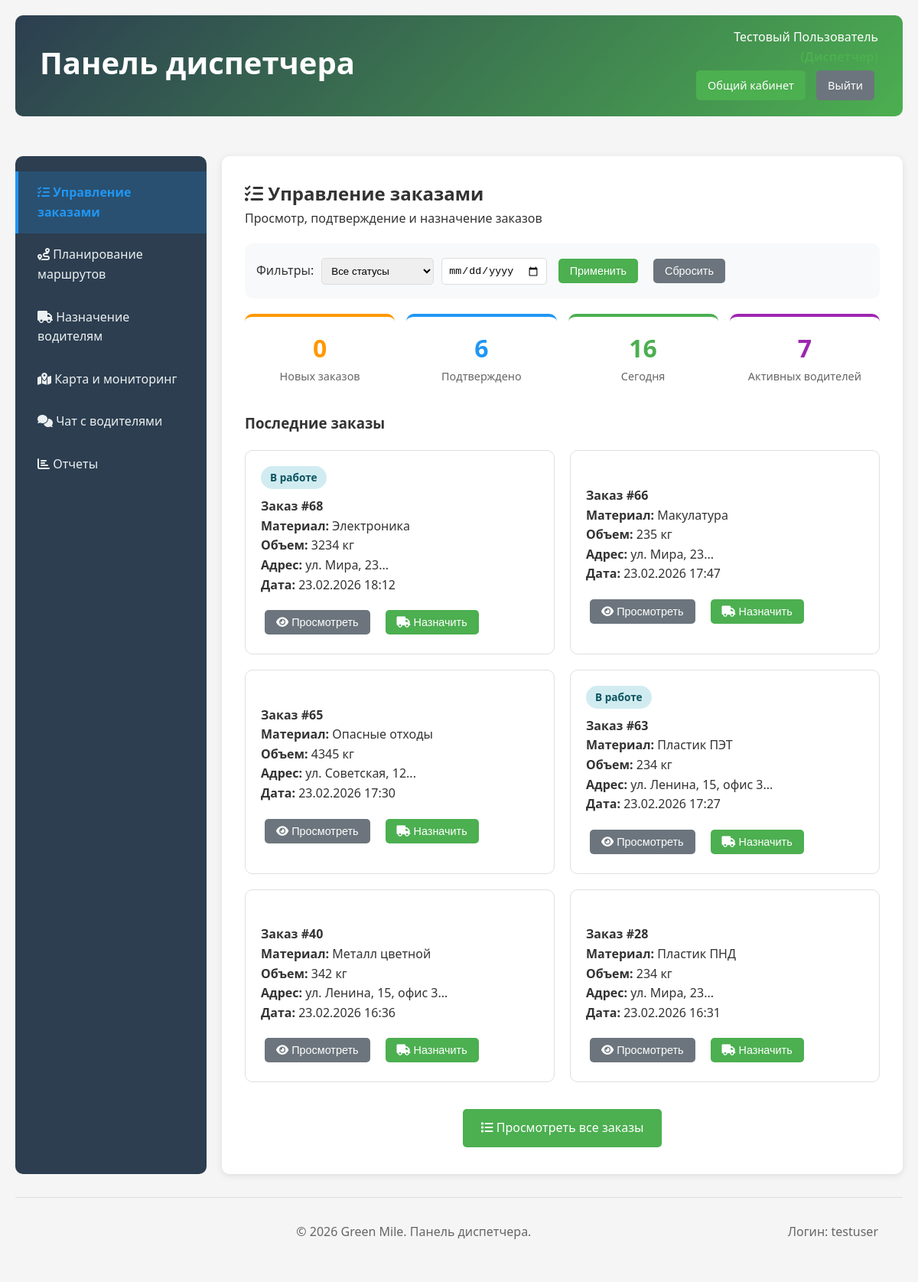
The page /124/dispatcher.php (signed in) on the database its author committed.
### tables this page shows
CREATE TABLE `users` (
  `id_user` int(11) NOT NULL,
  `Login` varchar(255) DEFAULT NULL,
  `Password` varchar(255) NOT NULL,
  `First_Name` varchar(255) DEFAULT NULL,
  `Last_Name` varchar(255) DEFAULT NULL,
  `role` int(11) NOT NULL,
  `driver_status` enum('free','busy','offline') DEFAULT 'free'
);

CREATE TABLE `orders` (
  `id_order` int(11) NOT NULL,
  `id_client` int(11) DEFAULT NULL,
  `route_id` int(11) DEFAULT NULL,
  `status` int(11) DEFAULT NULL,
  `data_Time` datetime DEFAULT NULL,
  `volume` varchar(255) DEFAULT NULL,
  `addres` varchar(255) DEFAULT NULL,
  `comments` text DEFAULT NULL,
  `id_materials` int(11) DEFAULT NULL
);

CREATE TABLE `materials` (
  `id_material` int(11) NOT NULL,
  `Name_Mat` varchar(255) DEFAULT NULL,
  `comments` text DEFAULT NULL,
  `rate` varchar(255) DEFAULT NULL
);

### 124/dispatcher.php (the view, shortened to what this page needs)
<?php
include_once 'api/config.php';
$user_id = $_SESSION['user_id'];
$user_query = $conn->query("SELECT * FROM users WHERE id_user = $user_id");
$user = $user_query->fetch_assoc();
?>
<!DOCTYPE html>
<html lang="ru">
<head>
    <link rel="stylesheet" href="style.css">
    <link rel="stylesheet" href="https://cdnjs.cloudflare.com/ajax/libs/font-awesome/6.0.0/css/all.min.css">
</head>
<body>
    <div class="container">
        <header class="dashboard-header">
            <h1>Панель диспетчера</h1>
            <div class="user-info">
                <span><?php echo $user['First_Name'] . ' ' . $user['Last_Name']; ?></span>
                <span class="role">(Диспетчер)</span>
                <a href="dashboard.php" class="btn btn-small">Общий кабинет</a>
                <a href="api/logout.php" class="btn btn-small btn-secondary">Выйти</a>
            </div>
        </header>
        <div class="dispatcher-container">
            <nav class="dispatcher-sidebar">
                <div class="dispatcher-nav">
                    <ul>
                        <li>
                            <a href="#" class="active">
                                <i class="fas fa-tasks"></i> Управление заказами
                            </a>
                        </li>
                        <li>
                            <a href="#">
                                <i class="fas fa-route"></i> Планирование маршрутов
                            </a>
                        </li>
                        <li>
                            <a href="#">
                                <i class="fas fa-truck"></i> Назначение водителям
                            </a>
                        </li>
                        <li>
                            <a href="#">
                                <i class="fas fa-map-marked-alt"></i> Карта и мониторинг
                            </a>
                        </li>
                        <li>
                            <a href="#">
                                <i class="fas fa-comments"></i> Чат с водителями
                            </a>
                        </li>
                        <li>
                            <a href="#">
                                <i class="fas fa-chart-bar"></i> Отчеты
                            </a>
                        </li>
                    </ul>
                </div>
            </nav>
            <main class="dispatcher-content">
                <h2><i class="fas fa-tasks"></i> Управление заказами</h2>
                <p>Просмотр, подтверждение и назначение заказов</p>
                <div style="background: #f8f9fa; padding: 15px; border-radius: 10px; margin: 20px 0;">
                    <div style="display: flex; flex-wrap: wrap; gap: 10px; align-items: center;">
                        <span>Фильтры:</span>
                        <select style="padding: 8px; border: 1px solid #ddd; border-radius: 5px;">
                            <option>Все статусы</option>
                        </select>
                        <input type="date" style="padding: 8px; border: 1px solid #ddd; border-radius: 5px;">
                        <button class="btn btn-small">Применить</button>
                        <button class="btn btn-small btn-secondary">Сбросить</button>
                    </div>
                </div>
                <div style="display: grid; grid-template-columns: repeat(auto-fit, minmax(150px, 1fr)); gap: 15px; margin: 20px 0;">
                    <?php
                    $new_orders = $conn->query("SELECT COUNT(*) as total FROM orders WHERE status = 1")->fetch_assoc()['total'];
                    $confirmed_orders = $conn->query("SELECT COUNT(*) as total FROM orders WHERE status = 2")->fetch_assoc()['total'];
                    $today_orders = $conn->query("SELECT COUNT(*) as total FROM orders WHERE DATE(data_Time) = CURDATE()")->fetch_assoc()['total'];
                    $active_drivers = $conn->query("SELECT COUNT(DISTINCT id_user) as total FROM transport WHERE id_user IS NOT NULL")->fetch_assoc()['total'];
                    ?>
                    <div style="background: white; padding: 15px; border-radius: 10px; text-align: center; border-top: 4px solid #FF9800;">
                        <div style="font-size: 2rem; font-weight: bold; color: #FF9800;"><?php echo $new_orders; ?></div>
                        <div style="color: #666; font-size: 0.9rem;">Новых заказов</div>
                    </div>
                    <div style="background: white; padding: 15px; border-radius: 10px; text-align: center; border-top: 4px solid #2196F3;">
                        <div style="font-size: 2rem; font-weight: bold; color: #2196F3;"><?php echo $confirmed_orders; ?></div>
                        <div style="color: #666; font-size: 0.9rem;">Подтверждено</div>
                    </div>
                    <div style="background: white; padding: 15px; border-radius: 10px; text-align: center; border-top: 4px solid #4CAF50;">
                        <div style="font-size: 2rem; font-weight: bold; color: #4CAF50;"><?php echo $today_orders; ?></div>
                        <div style="color: #666; font-size: 0.9rem;">Сегодня</div>
                    </div>
                    <div style="background: white; padding: 15px; border-radius: 10px; text-align: center; border-top: 4px solid #9C27B0;">
                        <div style="font-size: 2rem; font-weight: bold; color: #9C27B0;"><?php echo $active_drivers; ?></div>
                        <div style="color: #666; font-size: 0.9rem;">Активных водителей</div>
                    </div>
                </div>
                <h3>Последние заказы</h3>
                <div class="orders-grid">
                    <?php
                    $orders = $conn->query("SELECT o.*, m.Name_Mat as material_name
                                            FROM orders o
                                            LEFT JOIN materials m ON o.id_materials = m.id_material
                                            ORDER BY o.data_Time DESC
                                            LIMIT 6");
                    while($order = $orders->fetch_assoc()):
                        $status_class = '';
                        $status_text = '';
                        switch($order['status']) {
                            case 2:
                                $status_class = 'status-in-progress';
                                $status_text = 'В работе';
                                break;
                        }
                    ?>
                    <div class="order-card">
                        <div class="order-status <?php echo $status_class; ?>">
                            <?php echo $status_text; ?>
                        </div>
                        <h4>Заказ #<?php echo $order['id_order']; ?></h4>
                        <p><strong>Материал:</strong> <?php echo $order['material_name']; ?></p>
                        <p><strong>Объем:</strong> <?php echo $order['volume']; ?> кг</p>
                        <p><strong>Адрес:</strong> <?php echo substr($order['addres'], 0, 40) . '...'; ?></p>
                        <p><strong>Дата:</strong> <?php echo date('d.m.Y H:i', strtotime($order['data_Time'])); ?></p>
                        <div class="order-actions">
                            <button class="btn btn-small btn-secondary">
                                <i class="fas fa-eye"></i> Просмотреть
                            </button>
                            <button class="btn btn-small">
                                <i class="fas fa-truck"></i> Назначить
                            </button>
                        </div>
                    </div>
                    <?php endwhile; ?>
                </div>
                <div style="text-align: center; margin-top: 30px;">
                    <a href="orders.php?role=dispatcher" class="btn">
                        <i class="fas fa-list"></i> Просмотреть все заказы
                    </a>
                </div>
            </main>
        </div>
        <footer style="margin-top: 30px;">
            <p>&copy; 2026 Green Mile. Панель диспетчера.
               <span style="color: #666; float: right;">
                   Логин: <?php echo $_SESSION['login']; ?>
               </span>
            </p>
        </footer>
    </div>
</body>
</html>

### 124/style.css (style rules this page uses)
* { margin: 0; padding: 0; box-sizing: border-box; }
body { font-family: 'Segoe UI', Tahoma, Geneva, Verdana, sans-serif; line-height: 1.6; color: #333; background-color: #f5f5f5; }
.container { max-width: 1200px; margin: 0 auto; padding: 20px; min-height: 100vh; display: flex; flex-direction: column; }
header { background: linear-gradient(135deg, #2c3e50, #4CAF50); color: white; padding: 2rem; border-radius: 10px; margin-bottom: 2rem; text-align: center; }
header h1 { font-size: 2.5rem; margin-bottom: 0.5rem; }
.btn { display: inline-block; background: #4CAF50; color: white; padding: 12px 24px; text-decoration: none; border-radius: 5px; border: none; cursor: pointer; font-size: 1rem; transition: background 0.3s; margin: 5px; }
.btn-secondary { background: #6c757d; }
.btn-small { padding: 8px 16px; font-size: 0.9rem; }
.dashboard-header { display: flex; justify-content: space-between; align-items: center; padding: 1rem 2rem; }
.user-info { text-align: right; }
.user-info .role { display: block; color: #4CAF50; font-weight: bold; }
footer { margin-top: auto; padding: 2rem; text-align: center; color: #666; border-top: 1px solid #ddd; }

### 124/dispatcher.php (style rules this page uses)
.dispatcher-container { display: flex; min-height: calc(100vh - 100px); margin-top: 20px; }
.dispatcher-sidebar { width: 250px; background: #2c3e50; color: white; border-radius: 10px; padding: 20px 0; margin-right: 20px; flex-shrink: 0; }
.dispatcher-content { flex: 1; background: white; border-radius: 10px; padding: 30px; box-shadow: 0 2px 10px rgba(0,0,0,0.1); }
.dispatcher-nav ul { list-style: none; padding: 0; }
.dispatcher-nav li { margin: 0; }
.dispatcher-nav a { display: block; padding: 15px 25px; color: #ecf0f1; text-decoration: none; border-left: 4px solid transparent; transition: all 0.3s; }
.dispatcher-nav a.active { background: rgba(33, 150, 243, 0.2); border-left-color: #2196F3; color: #2196F3; font-weight: bold; }
.orders-grid { display: grid; grid-template-columns: repeat(auto-fit, minmax(300px, 1fr)); gap: 20px; margin: 20px 0; }
.order-card { background: white; border: 1px solid #e0e0e0; border-radius: 10px; padding: 20px; transition: transform 0.3s, box-shadow 0.3s; }
.order-status { display: inline-block; padding: 4px 12px; border-radius: 20px; font-size: 0.85rem; font-weight: bold; margin-bottom: 10px; }
.status-in-progress { background: #d1ecf1; color: #0c5460; }
.order-actions { display: flex; gap: 10px; margin-top: 15px; }
.btn-small { padding: 8px 15px; font-size: 0.9rem; }

### rows shown on the page
users: First_Name "Тестовый", Last_Name "Пользователь"
orders: status "В работе", id_order "68", id_materials.Name_Mat "Электроника", volume "3234", addres "ул. Мира, 23", data_Time "23.02.2026 18:12"
orders: id_order "66", id_materials.Name_Mat "Макулатура", volume "235", addres "ул. Мира, 23", data_Time "23.02.2026 17:47"
orders: id_order "65", id_materials.Name_Mat "Опасные отходы", volume "4345", addres "ул. Советская, 12", data_Time "23.02.2026 17:30"
orders: status "В работе", id_order "63", id_materials.Name_Mat "Пластик ПЭТ", volume "234", addres "ул. Ленина, 15, офис 3", data_Time "23.02.2026 17:27"
orders: id_order "40", id_materials.Name_Mat "Металл цветной", volume "342", addres "ул. Ленина, 15, офис 3", data_Time "23.02.2026 16:36"
orders: id_order "28", id_materials.Name_Mat "Пластик ПНД", volume "234", addres "ул. Мира, 23", data_Time "23.02.2026 16:31"

### other values the page prints
$new_orders "0"
$confirmed_orders "6"
$today_orders "16"
$active_drivers "7"
$_SESSION['login'] "testuser"
